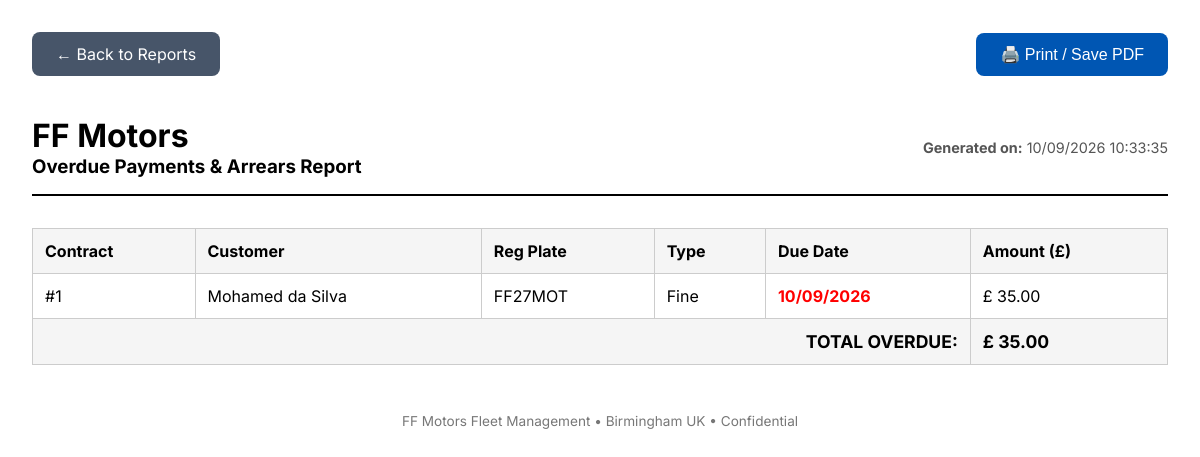
The page /relatorios/vencidos on the database as committed earlier.
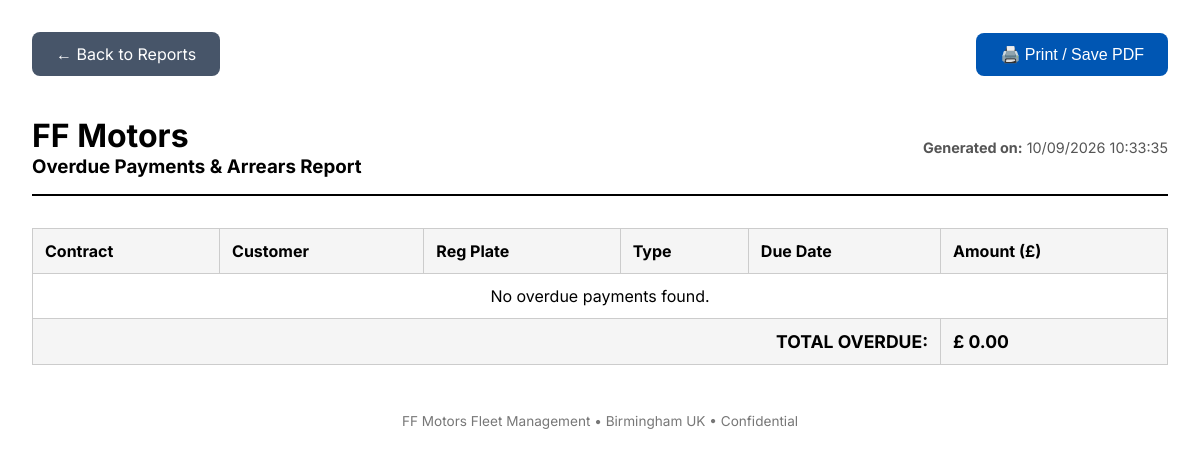
The same page on the database as committed later.
### database.py (models this page shows)
class Client(db.Model):
    __tablename__ = 'clientes'
    id = db.Column(db.Integer, primary_key=True)
    nome = db.Column(db.String(100), nullable=False)
    telefone = db.Column(db.String(20), nullable=False)
    email = db.Column(db.String(120), unique=True, nullable=False)
    endereco = db.Column(db.String(255), nullable=True)
    url_habilitacao = db.Column(db.String(255), nullable=True)
    url_comprovante_endereco = db.Column(db.String(255), nullable=True)
    contratos = db.relationship('Contract', backref='cliente', lazy=True)

class Contract(db.Model):
    __tablename__ = 'contratos'
    id = db.Column(db.Integer, primary_key=True)
    id_cliente = db.Column(db.Integer, db.ForeignKey('clientes.id'), nullable=False)
    placa = db.Column(db.String(10), db.ForeignKey('motos.placa'), nullable=False)
    data_retirada = db.Column(db.DateTime, default=datetime.utcnow, nullable=False)
    dia_pagamento_semanal = db.Column(db.Integer, nullable=False) # 0-6 (Segunda-Domingo)
    valor_aluguel_semanal = db.Column(db.Float, nullable=False, default=250.00)
    data_devolucao = db.Column(db.DateTime, nullable=True)
    status = db.Column(db.String(20), default=ContractStatus.ATIVO.value, nullable=False)
    url_seguro = db.Column(db.String(255), nullable=True)
    url_comprovante_deposito = db.Column(db.String(255), nullable=True)
    vistorias = db.relationship('Inspection', backref='contrato', lazy=True)
    transacoes = db.relationship('FinancialTransaction', backref='contrato', lazy=True)

class FinancialTransaction(db.Model):
    __tablename__ = 'financeiro_transacoes'
    id = db.Column(db.Integer, primary_key=True)
    id_contrato = db.Column(db.Integer, db.ForeignKey('contratos.id'), nullable=False)
    tipo = db.Column(db.String(20), nullable=False) # Aluguel, Deposito, Multa, Dano, Devolucao_Deposito
    data_vencimento = db.Column(db.DateTime, nullable=False)
    data_pagamento = db.Column(db.DateTime, nullable=True)
    valor = db.Column(db.Numeric(10, 2), nullable=False)
    status = db.Column(db.String(20), default=TransactionStatus.PENDENTE.value, nullable=False)
    forma_pagamento = db.Column(db.String(50), nullable=True)

### app.py (the view)
@app.route('/relatorios/vencidos')
def relatorio_vencidos():
    transacoes = FinancialTransaction.query.filter(
        FinancialTransaction.status.in_([TransactionStatus.PENDING.value, 'Pendente']),
        FinancialTransaction.data_vencimento < datetime.utcnow()
    ).order_by(FinancialTransaction.data_vencimento.asc()).all()
    dados = []
    total = 0
    for t in transacoes:
        c = Contract.query.get(t.id_contrato)
        cliente = Client.query.get(c.id_cliente) if c else None
        dados.append({
            'contrato_id': c.id if c else '-',
            'cliente_nome': cliente.nome if cliente else '-',
            'placa': c.placa if c else '-',
            'tipo': t.tipo,
            'valor': t.valor,
            'vencimento': t.data_vencimento.strftime('%d/%m/%Y') if t.data_vencimento else '-'
        })
        total += float(t.valor)
    tz = pytz.timezone('Europe/London')
    agora = datetime.now(tz).strftime('%d/%m/%Y %H:%M:%S')
    return render_template('relatorio_vencidos.html', dados=dados, total=total, agora=agora)

### templates/relatorio_vencidos.html (shortened to what this page needs)
<!DOCTYPE html>
<html lang="en">
<head>
</head>
<body>
    <div class="no-print" style="display: flex; justify-content: space-between; align-items: center; margin-bottom: 1.5rem;">
        <a href="/relatorios" class="btn-print" style="background: #475569; text-decoration: none; display: inline-flex; align-items: center; gap: 0.5rem;">&larr; Back to Reports</a>
        <button class="btn-print" onclick="window.print()">🖨️ Print / Save PDF</button>
    </div>
    <div class="header">
        <div class="header-title">
            <h1>FF Motors</h1>
            <h3>Overdue Payments & Arrears Report</h3>
        </div>
        <div class="header-meta">
            <p><strong>Generated on:</strong> {{ agora }}</p>
        </div>
    </div>
    <table>
        <thead>
            <tr>
                <th>Contract</th>
                <th>Customer</th>
                <th>Reg Plate</th>
                <th>Type</th>
                <th>Due Date</th>
                <th>Amount (£)</th>
            </tr>
        </thead>
        <tbody>
            {% for d in dados %}
            <tr>
                <td>#{{ d.contrato_id }}</td>
                <td>{{ d.cliente_nome }}</td>
                <td>{{ d.placa }}</td>
                <td>{{ d.tipo }}</td>
                <td style="color: red; font-weight: bold;">{{ d.vencimento }}</td>
                <td>£ {{ "%.2f"|format(d.valor) }}</td>
            </tr>
            {% else %}
            <tr>
                <td colspan="6" style="text-align: center;">No overdue payments found.</td>
            </tr>
            {% endfor %}
            <tr class="total-row" style="background: #f5f5f5;">
                <td colspan="5" style="text-align: right;">TOTAL OVERDUE:</td>
                <td>£ {{ "%.2f"|format(total) }}</td>
            </tr>
        </tbody>
    </table>
    <div style="margin-top: 3rem; text-align: center; color: #777; font-size: 0.85rem;">
        FF Motors Fleet Management &bull; Birmingham UK &bull; Confidential
    </div>
</body>
</html>

### templates/relatorio_vencidos.html (style rules this page uses)
body { font-family: 'Inter', sans-serif; background: #fff; color: #000; padding: 2rem; margin: 0; }
h1, h2, h3 { margin: 0; }
.header { display: flex; justify-content: space-between; align-items: center; border-bottom: 2px solid #000; padding-bottom: 1rem; margin-bottom: 2rem; }
.header-title { text-align: left; }
.header-meta { text-align: right; font-size: 0.9rem; color: #555; }
table { width: 100%; border-collapse: collapse; margin-bottom: 2rem; }
th, td { border: 1px solid #ccc; padding: 0.75rem; text-align: left; }
th { background: #f5f5f5; font-weight: bold; }
.total-row { font-weight: bold; font-size: 1.1rem; }
.btn-print { background: #0056b3; color: white; border: none; padding: 0.75rem 1.5rem; border-radius: 8px; cursor: pointer; font-size: 1rem; margin-bottom: 1rem; }

Rows that differ between the two databases and show on the page:
no longer on this page (row edited): Client: cliente_nome "Mohamed da Silva"
no longer on this page (row edited): Contract: placa "FF27MOT"
removed FinancialTransaction: tipo "Fine", valor "35.00"
Other text that changed with them:
{{ "%.2f"|format(total) }}: "35.00" → "0.00"
text now shown: "No overdue payments found."
list line gone: "# 1 10/09/2026 £"
